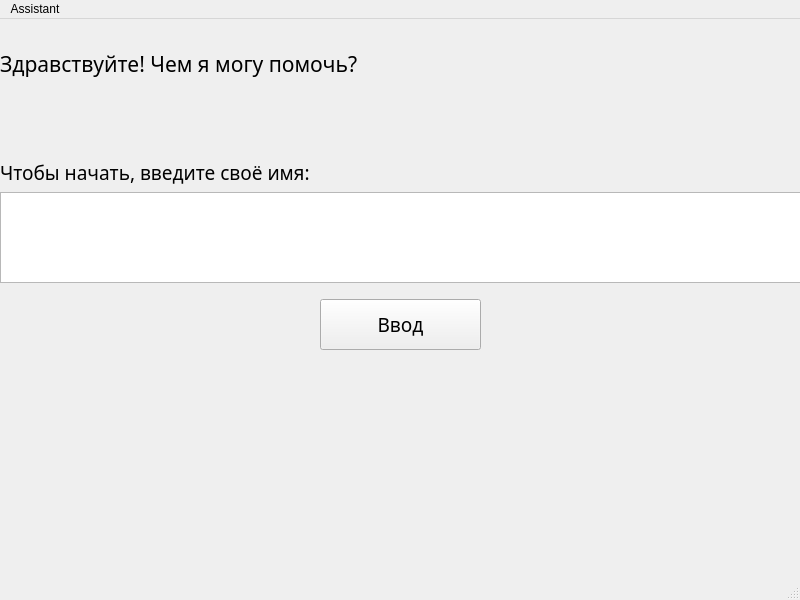
<?xml version="1.0" encoding="UTF-8"?>
<ui version="4.0">
 <class>MainWindow</class>
 <widget class="QMainWindow" name="MainWindow">
  <property name="geometry">
   <rect>
    <x>0</x>
    <y>0</y>
    <width>800</width>
    <height>600</height>
   </rect>
  </property>
  <property name="windowTitle">
   <string>MainWindow</string>
  </property>
  <widget class="QWidget" name="centralwidget">
   <widget class="QWidget" name="verticalLayoutWidget">
    <property name="geometry">
     <rect>
      <x>0</x>
      <y>-1</y>
      <width>801</width>
      <height>91</height>
     </rect>
    </property>
    <layout class="QVBoxLayout" name="verticalLayout_2">
     <item>
      <widget class="QLabel" name="label">
       <property name="font">
        <font>
         <family>Myriad Pro</family>
         <pointsize>16</pointsize>
        </font>
       </property>
       <property name="text">
        <string>Здравствуйте! Чем я могу помочь?</string>
       </property>
       <property name="scaledContents">
        <bool>false</bool>
       </property>
      </widget>
     </item>
    </layout>
   </widget>
   <widget class="QWidget" name="verticalLayoutWidget_2">
    <property name="enabled">
     <bool>true</bool>
    </property>
    <property name="geometry">
     <rect>
      <x>0</x>
      <y>140</y>
      <width>801</width>
      <height>124</height>
     </rect>
    </property>
    <layout class="QVBoxLayout" name="verticalLayout_3">
     <item>
      <widget class="QLabel" name="label_2">
       <property name="font">
        <font>
         <family>Myriad Pro</family>
         <pointsize>14</pointsize>
        </font>
       </property>
       <property name="text">
        <string>Чтобы начать, введите своё имя:</string>
       </property>
      </widget>
     </item>
     <item>
      <widget class="QTextEdit" name="textEdit"/>
     </item>
    </layout>
   </widget>
   <widget class="QPushButton" name="pushButton">
    <property name="geometry">
     <rect>
      <x>320</x>
      <y>280</y>
      <width>161</width>
      <height>51</height>
     </rect>
    </property>
    <property name="font">
     <font>
      <family>Myriad Pro</family>
      <pointsize>14</pointsize>
     </font>
    </property>
    <property name="text">
     <string>Ввод</string>
    </property>
   </widget>
  </widget>
  <widget class="QMenuBar" name="menubar">
   <property name="geometry">
    <rect>
     <x>0</x>
     <y>0</y>
     <width>800</width>
     <height>26</height>
    </rect>
   </property>
   <widget class="QMenu" name="menuAssistant">
    <property name="title">
     <string>Assistant</string>
    </property>
   </widget>
   <addaction name="menuAssistant"/>
  </widget>
  <widget class="QStatusBar" name="statusbar"/>
 </widget>
 <resources/>
 <connections/>
</ui>
